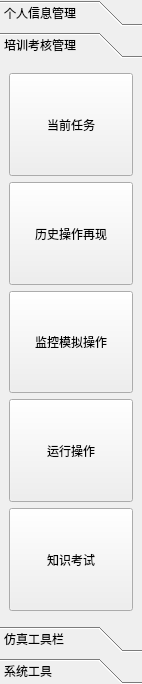
<?xml version="1.0" encoding="UTF-8"?>
<ui version="4.0">
 <class>Simutool</class>
 <widget class="QToolBox" name="Simutool">
  <property name="geometry">
   <rect>
    <x>0</x>
    <y>0</y>
    <width>142</width>
    <height>684</height>
   </rect>
  </property>
  <property name="cursor">
   <cursorShape>PointingHandCursor</cursorShape>
  </property>
  <property name="mouseTracking">
   <bool>false</bool>
  </property>
  <property name="windowTitle">
   <string>学员站</string>
  </property>
  <property name="layoutDirection">
   <enum>Qt::LeftToRight</enum>
  </property>
  <property name="styleSheet">
   <string notr="true"/>
  </property>
  <property name="currentIndex">
   <number>1</number>
  </property>
  <widget class="QWidget" name="page_1">
   <property name="geometry">
    <rect>
     <x>0</x>
     <y>0</y>
     <width>142</width>
     <height>576</height>
    </rect>
   </property>
   <property name="styleSheet">
    <string notr="true"/>
   </property>
   <attribute name="label">
    <string>个人信息管理</string>
   </attribute>
   <layout class="QGridLayout" name="gridLayout">
    <item row="0" column="0">
     <widget class="QToolButton" name="button_userinfo">
      <property name="sizePolicy">
       <sizepolicy hsizetype="MinimumExpanding" vsizetype="MinimumExpanding">
        <horstretch>0</horstretch>
        <verstretch>0</verstretch>
       </sizepolicy>
      </property>
      <property name="styleSheet">
       <string notr="true"/>
      </property>
      <property name="text">
       <string>基本信息</string>
      </property>
      <property name="icon">
       <iconset resource="../SimuTrainee.qrc">
        <normaloff>:/pic/images/background/gerenxinxi.png</normaloff>:/pic/images/background/gerenxinxi.png</iconset>
      </property>
      <property name="iconSize">
       <size>
        <width>80</width>
        <height>80</height>
       </size>
      </property>
      <property name="toolButtonStyle">
       <enum>Qt::ToolButtonTextUnderIcon</enum>
      </property>
     </widget>
    </item>
    <item row="1" column="0">
     <widget class="QToolButton" name="button_record">
      <property name="sizePolicy">
       <sizepolicy hsizetype="Minimum" vsizetype="MinimumExpanding">
        <horstretch>0</horstretch>
        <verstretch>0</verstretch>
       </sizepolicy>
      </property>
      <property name="text">
       <string>操作记录</string>
      </property>
      <property name="icon">
       <iconset resource="../SimuTrainee.qrc">
        <normaloff>:/pic/images/background/操作记录.png</normaloff>:/pic/images/background/操作记录.png</iconset>
      </property>
      <property name="iconSize">
       <size>
        <width>80</width>
        <height>80</height>
       </size>
      </property>
      <property name="toolButtonStyle">
       <enum>Qt::ToolButtonTextUnderIcon</enum>
      </property>
     </widget>
    </item>
    <item row="2" column="0">
     <widget class="QToolButton" name="button_userscore">
      <property name="sizePolicy">
       <sizepolicy hsizetype="MinimumExpanding" vsizetype="MinimumExpanding">
        <horstretch>0</horstretch>
        <verstretch>0</verstretch>
       </sizepolicy>
      </property>
      <property name="layoutDirection">
       <enum>Qt::LeftToRight</enum>
      </property>
      <property name="text">
       <string>历史成绩</string>
      </property>
      <property name="icon">
       <iconset resource="../SimuTrainee.qrc">
        <normaloff>:/pic/images/background/历史成绩.png</normaloff>:/pic/images/background/历史成绩.png</iconset>
      </property>
      <property name="iconSize">
       <size>
        <width>80</width>
        <height>80</height>
       </size>
      </property>
      <property name="toolButtonStyle">
       <enum>Qt::ToolButtonTextUnderIcon</enum>
      </property>
     </widget>
    </item>
    <item row="4" column="0">
     <widget class="QToolButton" name="buttonMydocument">
      <property name="sizePolicy">
       <sizepolicy hsizetype="MinimumExpanding" vsizetype="MinimumExpanding">
        <horstretch>0</horstretch>
        <verstretch>0</verstretch>
       </sizepolicy>
      </property>
      <property name="text">
       <string>我的文档</string>
      </property>
      <property name="icon">
       <iconset resource="../SimuTrainee.qrc">
        <normaloff>:/pic/images/background/我的文档.png</normaloff>:/pic/images/background/我的文档.png</iconset>
      </property>
      <property name="iconSize">
       <size>
        <width>80</width>
        <height>80</height>
       </size>
      </property>
      <property name="autoRepeat">
       <bool>false</bool>
      </property>
      <property name="autoExclusive">
       <bool>false</bool>
      </property>
      <property name="toolButtonStyle">
       <enum>Qt::ToolButtonTextUnderIcon</enum>
      </property>
      <property name="arrowType">
       <enum>Qt::NoArrow</enum>
      </property>
     </widget>
    </item>
    <item row="5" column="0">
     <widget class="QToolButton" name="button_logout">
      <property name="sizePolicy">
       <sizepolicy hsizetype="MinimumExpanding" vsizetype="MinimumExpanding">
        <horstretch>0</horstretch>
        <verstretch>0</verstretch>
       </sizepolicy>
      </property>
      <property name="text">
       <string>退出登录</string>
      </property>
      <property name="icon">
       <iconset resource="../SimuTrainee.qrc">
        <normaloff>:/pic/images/background/退出登录.png</normaloff>:/pic/images/background/退出登录.png</iconset>
      </property>
      <property name="iconSize">
       <size>
        <width>80</width>
        <height>80</height>
       </size>
      </property>
      <property name="toolButtonStyle">
       <enum>Qt::ToolButtonTextUnderIcon</enum>
      </property>
     </widget>
    </item>
   </layout>
  </widget>
  <widget class="QWidget" name="page_3">
   <property name="geometry">
    <rect>
     <x>0</x>
     <y>0</y>
     <width>142</width>
     <height>576</height>
    </rect>
   </property>
   <attribute name="label">
    <string>培训考核管理</string>
   </attribute>
   <layout class="QGridLayout" name="gridLayout_2">
    <item row="0" column="0">
     <widget class="QToolButton" name="button_task">
      <property name="sizePolicy">
       <sizepolicy hsizetype="MinimumExpanding" vsizetype="MinimumExpanding">
        <horstretch>0</horstretch>
        <verstretch>0</verstretch>
       </sizepolicy>
      </property>
      <property name="text">
       <string>当前任务</string>
      </property>
      <property name="icon">
       <iconset resource="../SimuTrainee.qrc">
        <normaloff>:/pic/images/background/任务列表.png</normaloff>:/pic/images/background/任务列表.png</iconset>
      </property>
      <property name="iconSize">
       <size>
        <width>80</width>
        <height>80</height>
       </size>
      </property>
      <property name="toolButtonStyle">
       <enum>Qt::ToolButtonTextUnderIcon</enum>
      </property>
     </widget>
    </item>
    <item row="1" column="0">
     <widget class="QToolButton" name="button_revert">
      <property name="sizePolicy">
       <sizepolicy hsizetype="MinimumExpanding" vsizetype="MinimumExpanding">
        <horstretch>0</horstretch>
        <verstretch>0</verstretch>
       </sizepolicy>
      </property>
      <property name="text">
       <string>历史操作再现</string>
      </property>
      <property name="icon">
       <iconset resource="../SimuTrainee.qrc">
        <normaloff>:/pic/images/background/历史操作再现.png</normaloff>:/pic/images/background/历史操作再现.png</iconset>
      </property>
      <property name="iconSize">
       <size>
        <width>80</width>
        <height>80</height>
       </size>
      </property>
      <property name="toolButtonStyle">
       <enum>Qt::ToolButtonTextUnderIcon</enum>
      </property>
     </widget>
    </item>
    <item row="3" column="0">
     <widget class="QToolButton" name="button_localOprate">
      <property name="sizePolicy">
       <sizepolicy hsizetype="MinimumExpanding" vsizetype="MinimumExpanding">
        <horstretch>0</horstretch>
        <verstretch>0</verstretch>
       </sizepolicy>
      </property>
      <property name="text">
       <string>运行操作</string>
      </property>
      <property name="icon">
       <iconset resource="../SimuTrainee.qrc">
        <normaloff>:/pic/images/background/运行操作.png</normaloff>:/pic/images/background/运行操作.png</iconset>
      </property>
      <property name="iconSize">
       <size>
        <width>80</width>
        <height>80</height>
       </size>
      </property>
      <property name="toolButtonStyle">
       <enum>Qt::ToolButtonTextUnderIcon</enum>
      </property>
     </widget>
    </item>
    <item row="5" column="0">
     <widget class="QToolButton" name="button_Exam">
      <property name="sizePolicy">
       <sizepolicy hsizetype="MinimumExpanding" vsizetype="MinimumExpanding">
        <horstretch>0</horstretch>
        <verstretch>0</verstretch>
       </sizepolicy>
      </property>
      <property name="text">
       <string>知识考试</string>
      </property>
      <property name="icon">
       <iconset resource="../SimuTrainee.qrc">
        <normaloff>:/pic/images/background/知识考试.png</normaloff>:/pic/images/background/知识考试.png</iconset>
      </property>
      <property name="iconSize">
       <size>
        <width>80</width>
        <height>80</height>
       </size>
      </property>
      <property name="toolButtonStyle">
       <enum>Qt::ToolButtonTextUnderIcon</enum>
      </property>
     </widget>
    </item>
    <item row="2" column="0">
     <widget class="QToolButton" name="button_openOix">
      <property name="sizePolicy">
       <sizepolicy hsizetype="MinimumExpanding" vsizetype="MinimumExpanding">
        <horstretch>0</horstretch>
        <verstretch>0</verstretch>
       </sizepolicy>
      </property>
      <property name="text">
       <string>监控模拟操作</string>
      </property>
      <property name="icon">
       <iconset resource="../SimuTrainee.qrc">
        <normaloff>:/pic/images/background/操作画面.png</normaloff>:/pic/images/background/操作画面.png</iconset>
      </property>
      <property name="iconSize">
       <size>
        <width>80</width>
        <height>80</height>
       </size>
      </property>
      <property name="toolButtonStyle">
       <enum>Qt::ToolButtonTextUnderIcon</enum>
      </property>
     </widget>
    </item>
   </layout>
  </widget>
  <widget class="QWidget" name="page_5">
   <property name="geometry">
    <rect>
     <x>0</x>
     <y>0</y>
     <width>142</width>
     <height>576</height>
    </rect>
   </property>
   <attribute name="label">
    <string>仿真工具栏</string>
   </attribute>
   <layout class="QGridLayout" name="gridLayout_3">
    <item row="0" column="0">
     <widget class="QToolButton" name="button_simuControl">
      <property name="sizePolicy">
       <sizepolicy hsizetype="MinimumExpanding" vsizetype="MinimumExpanding">
        <horstretch>0</horstretch>
        <verstretch>0</verstretch>
       </sizepolicy>
      </property>
      <property name="text">
       <string>仿真进度控制</string>
      </property>
      <property name="icon">
       <iconset resource="../SimuTrainee.qrc">
        <normaloff>:/pic/images/background/速度选择.png</normaloff>:/pic/images/background/速度选择.png</iconset>
      </property>
      <property name="iconSize">
       <size>
        <width>80</width>
        <height>80</height>
       </size>
      </property>
      <property name="toolButtonStyle">
       <enum>Qt::ToolButtonTextUnderIcon</enum>
      </property>
     </widget>
    </item>
    <item row="1" column="0">
     <widget class="QToolButton" name="button_setScene">
      <property name="sizePolicy">
       <sizepolicy hsizetype="MinimumExpanding" vsizetype="MinimumExpanding">
        <horstretch>0</horstretch>
        <verstretch>0</verstretch>
       </sizepolicy>
      </property>
      <property name="text">
       <string>场景加载</string>
      </property>
      <property name="icon">
       <iconset resource="../SimuTrainee.qrc">
        <normaloff>:/pic/images/background/场景加载.png</normaloff>:/pic/images/background/场景加载.png</iconset>
      </property>
      <property name="iconSize">
       <size>
        <width>80</width>
        <height>80</height>
       </size>
      </property>
      <property name="toolButtonStyle">
       <enum>Qt::ToolButtonTextUnderIcon</enum>
      </property>
     </widget>
    </item>
    <item row="2" column="0">
     <widget class="QToolButton" name="button_setFault">
      <property name="sizePolicy">
       <sizepolicy hsizetype="MinimumExpanding" vsizetype="MinimumExpanding">
        <horstretch>0</horstretch>
        <verstretch>0</verstretch>
       </sizepolicy>
      </property>
      <property name="text">
       <string>故障加载</string>
      </property>
      <property name="icon">
       <iconset resource="../SimuTrainee.qrc">
        <normaloff>:/pic/images/background/故障设置3.png</normaloff>:/pic/images/background/故障设置3.png</iconset>
      </property>
      <property name="iconSize">
       <size>
        <width>80</width>
        <height>80</height>
       </size>
      </property>
      <property name="toolButtonStyle">
       <enum>Qt::ToolButtonTextUnderIcon</enum>
      </property>
     </widget>
    </item>
    <item row="3" column="0">
     <widget class="QToolButton" name="buttondocuments">
      <property name="sizePolicy">
       <sizepolicy hsizetype="MinimumExpanding" vsizetype="MinimumExpanding">
        <horstretch>0</horstretch>
        <verstretch>0</verstretch>
       </sizepolicy>
      </property>
      <property name="text">
       <string>学习文档</string>
      </property>
      <property name="icon">
       <iconset resource="../SimuTrainee.qrc">
        <normaloff>:/pic/images/background/学习文档.png</normaloff>:/pic/images/background/学习文档.png</iconset>
      </property>
      <property name="iconSize">
       <size>
        <width>80</width>
        <height>80</height>
       </size>
      </property>
      <property name="toolButtonStyle">
       <enum>Qt::ToolButtonTextUnderIcon</enum>
      </property>
     </widget>
    </item>
    <item row="4" column="0">
     <widget class="QToolButton" name="toolButton_13">
      <property name="sizePolicy">
       <sizepolicy hsizetype="MinimumExpanding" vsizetype="MinimumExpanding">
        <horstretch>0</horstretch>
        <verstretch>0</verstretch>
       </sizepolicy>
      </property>
      <property name="layoutDirection">
       <enum>Qt::LeftToRight</enum>
      </property>
      <property name="text">
       <string>...</string>
      </property>
     </widget>
    </item>
   </layout>
  </widget>
  <widget class="QWidget" name="page_4">
   <property name="geometry">
    <rect>
     <x>0</x>
     <y>0</y>
     <width>142</width>
     <height>576</height>
    </rect>
   </property>
   <attribute name="label">
    <string>系统工具</string>
   </attribute>
   <layout class="QGridLayout" name="gridLayout_4">
    <item row="3" column="0">
     <widget class="QToolButton" name="button_help">
      <property name="sizePolicy">
       <sizepolicy hsizetype="MinimumExpanding" vsizetype="MinimumExpanding">
        <horstretch>0</horstretch>
        <verstretch>0</verstretch>
       </sizepolicy>
      </property>
      <property name="text">
       <string>帮助系统</string>
      </property>
      <property name="icon">
       <iconset resource="../SimuTrainee.qrc">
        <normaloff>:/pic/images/background/帮助信息.png</normaloff>:/pic/images/background/帮助信息.png</iconset>
      </property>
      <property name="iconSize">
       <size>
        <width>80</width>
        <height>80</height>
       </size>
      </property>
      <property name="toolButtonStyle">
       <enum>Qt::ToolButtonTextUnderIcon</enum>
      </property>
     </widget>
    </item>
    <item row="6" column="0">
     <widget class="QToolButton" name="toolButton_18">
      <property name="sizePolicy">
       <sizepolicy hsizetype="MinimumExpanding" vsizetype="MinimumExpanding">
        <horstretch>0</horstretch>
        <verstretch>0</verstretch>
       </sizepolicy>
      </property>
      <property name="text">
       <string>待扩展</string>
      </property>
     </widget>
    </item>
    <item row="1" column="0">
     <widget class="QToolButton" name="button_sendMessage">
      <property name="sizePolicy">
       <sizepolicy hsizetype="MinimumExpanding" vsizetype="MinimumExpanding">
        <horstretch>0</horstretch>
        <verstretch>0</verstretch>
       </sizepolicy>
      </property>
      <property name="text">
       <string>即时通讯</string>
      </property>
      <property name="icon">
       <iconset resource="../SimuTrainee.qrc">
        <normaloff>:/pic/images/background/联系教员.png</normaloff>:/pic/images/background/联系教员.png</iconset>
      </property>
      <property name="iconSize">
       <size>
        <width>80</width>
        <height>80</height>
       </size>
      </property>
      <property name="toolButtonStyle">
       <enum>Qt::ToolButtonTextUnderIcon</enum>
      </property>
     </widget>
    </item>
    <item row="2" column="0">
     <widget class="QToolButton" name="button_setDesplay">
      <property name="sizePolicy">
       <sizepolicy hsizetype="MinimumExpanding" vsizetype="MinimumExpanding">
        <horstretch>0</horstretch>
        <verstretch>0</verstretch>
       </sizepolicy>
      </property>
      <property name="text">
       <string>显示设置</string>
      </property>
      <property name="icon">
       <iconset resource="../SimuTrainee.qrc">
        <normaloff>:/pic/images/background/系统设置.png</normaloff>:/pic/images/background/系统设置.png</iconset>
      </property>
      <property name="iconSize">
       <size>
        <width>80</width>
        <height>80</height>
       </size>
      </property>
      <property name="toolButtonStyle">
       <enum>Qt::ToolButtonTextUnderIcon</enum>
      </property>
     </widget>
    </item>
    <item row="5" column="0">
     <widget class="QToolButton" name="toolButton_19">
      <property name="sizePolicy">
       <sizepolicy hsizetype="MinimumExpanding" vsizetype="MinimumExpanding">
        <horstretch>0</horstretch>
        <verstretch>0</verstretch>
       </sizepolicy>
      </property>
      <property name="text">
       <string>待扩展</string>
      </property>
     </widget>
    </item>
   </layout>
  </widget>
 </widget>
 <resources>
  <include location="../SimuTrainee.qrc"/>
 </resources>
 <connections/>
</ui>
